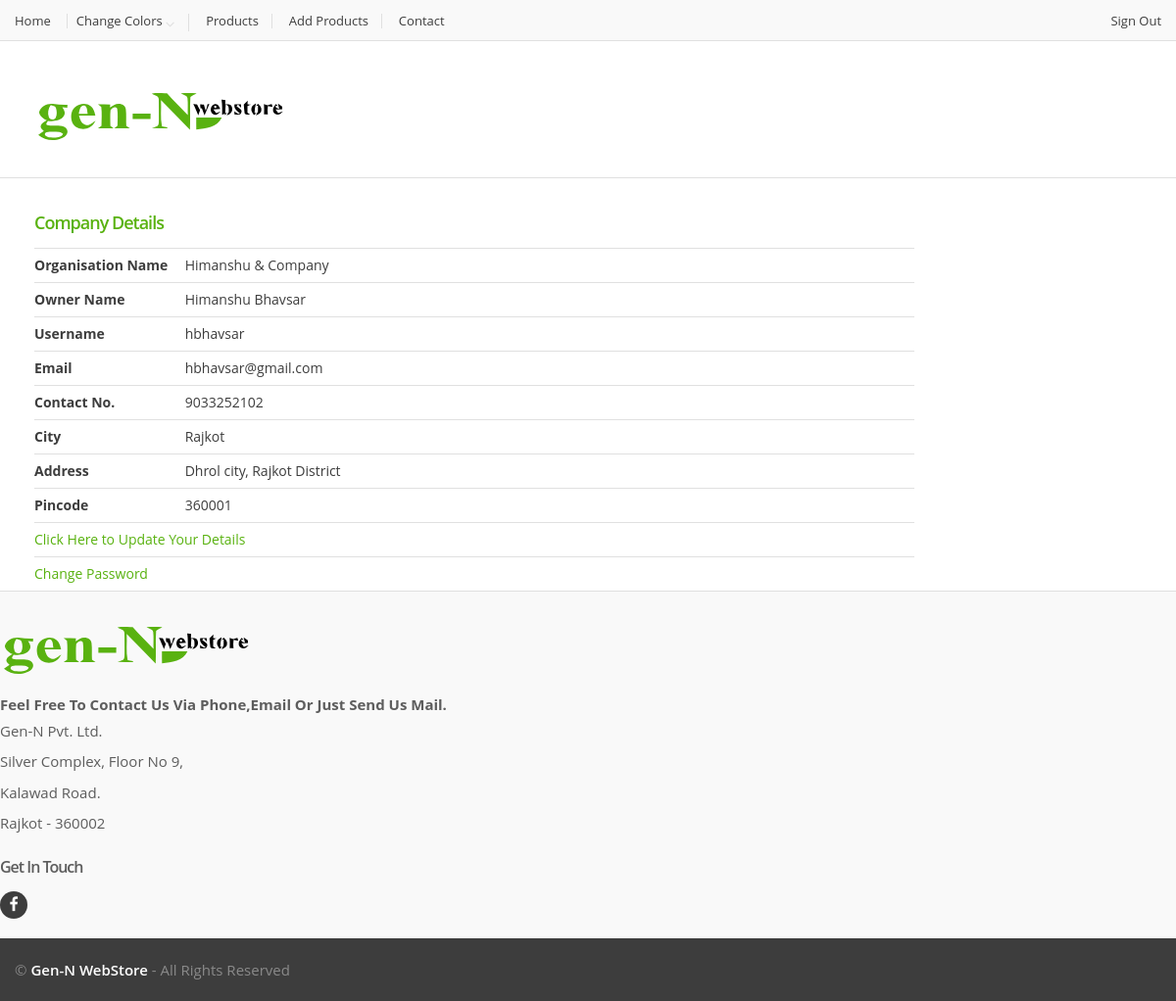
The page /companydetails.php (signed in) on the database its author committed.
### tables this page shows
CREATE TABLE IF NOT EXISTS `company` (
  `c_id` int(9) NOT NULL,
  `org_name` varchar(45) NOT NULL DEFAULT '',
  `owner_name` varchar(45) NOT NULL DEFAULT '',
  `c_username` varchar(45) NOT NULL DEFAULT '',
  `c_password` varchar(30) NOT NULL DEFAULT '',
  `c_email` varchar(50) NOT NULL DEFAULT '',
  `c_mno` bigint(12) DEFAULT '0',
  `c_city` varchar(30) NOT NULL DEFAULT '',
  `c_address` varchar(200) NOT NULL DEFAULT '',
  `c_pcode` int(6) NOT NULL DEFAULT '0',
  `c_icon` varchar(30) NOT NULL DEFAULT ''
);

### companydetails.php (the view, shortened to what this page needs)
<?php
	$comid=$_SESSION['cid'];
	$rs=mysql_query("select * from company where c_id=$comid");
	$v=mysql_fetch_array($rs);
	$orgname=$v['org_name'];
	$ownername=$v['owner_name'];
	$usernm=$v['c_username'];
	$email=$v['c_email'];
	$mno=$v['c_mno'];
	$city=$v['c_city'];
	$address=$v['c_address'];
	$pin=$v['c_pcode'];
?>
<!DOCTYPE html>
<html lang="en">
<body>
<?php
		include_once("include/companyh.php");
		?>
	<div class="wrapper">
		<div id="top-banner-and-menu">
	<div class="container">
	<div class="col-xs-12 col-sm-8 col-md-9 homebanner-holder">
		<div class="tab-pane" id="additional-info">
                    <ul class="tabled-data">
						<li>
							<h2 class="bordered">Company Details</h2>
                      	</li>
						<li>
                            <label>Organisation Name</label>
                            <div class="value"><?php echo $orgname;?></div>
                        </li>
                        <li>
                            <label>Owner Name</label>
                            <div class="value"><?php echo $ownername;?></div>
                        </li>
                        <li>
                            <label>Username</label>
                            <div class="value"><?php echo $usernm; ?></div>
                        </li>
						<li>
                            <label>Email</label>
                            <div class="value"><?php echo $email; ?></div>
                        </li>
                        <li>
                            <label>Contact No.</label>
                            <div class="value"><?php echo $mno; ?></div>
                        </li>
                        <li>
                            <label>City</label>
                            <div class="value"><?php echo $city; ?></div>
                        </li>
						<li>
                            <label>Address</label>
                            <div class="value"><?php echo $address; ?></div>
                        </li>
						<li>
                            <label>Pincode</label>
                            <div class="value"> <?php echo $pin; ?>
						</li>
						<li>
                            <div class="value"><a href="companyupdate.php">Click Here to Update Your Details</a></div>
						</li>
						<li>
                            <div class="value"><a href="changepassword.php">Change Password</a></div>
						</li>
                    </ul>
			</div>
			</div>
	</div>
</div>
</div>
<?php include_once("include/footer.php") ?>
</body>
</html>

### assets/css/green.css (style rules this page uses)
a, a:hover, a:focus, a:active { color: #59b210; }
h2 { color: #59b210; }

### assets/css/blue.css (style rules this page uses)
a, a:hover, a:focus, a:active { color: #3498db; }
h2 { color: #3498db; }

### assets/css/red.css (style rules this page uses)
a, a:hover, a:focus, a:active { color: #e74c3c; }
h2 { color: #e74c3c; }

### assets/css/orange.css (style rules this page uses)
a, a:hover, a:focus, a:active { color: #f27a24; }
h2 { color: #f27a24; }

### assets/css/navy.css (style rules this page uses)
a, a:hover, a:focus, a:active { color: #34495e; }
h2 { color: #34495e; }

### assets/css/dark-green.css (style rules this page uses)
a, a:hover, a:focus, a:active { color: #21b68e; }
h2 { color: #21b68e; }

### rows shown on the page
company: org_name "Himanshu & Company", owner_name "Himanshu Bhavsar", c_username "hbhavsar", c_email "hbhavsar@gmail.com", c_mno "9033252102", c_city "Rajkot", c_address "Dhrol city, Rajkot District", c_pcode "360001"
